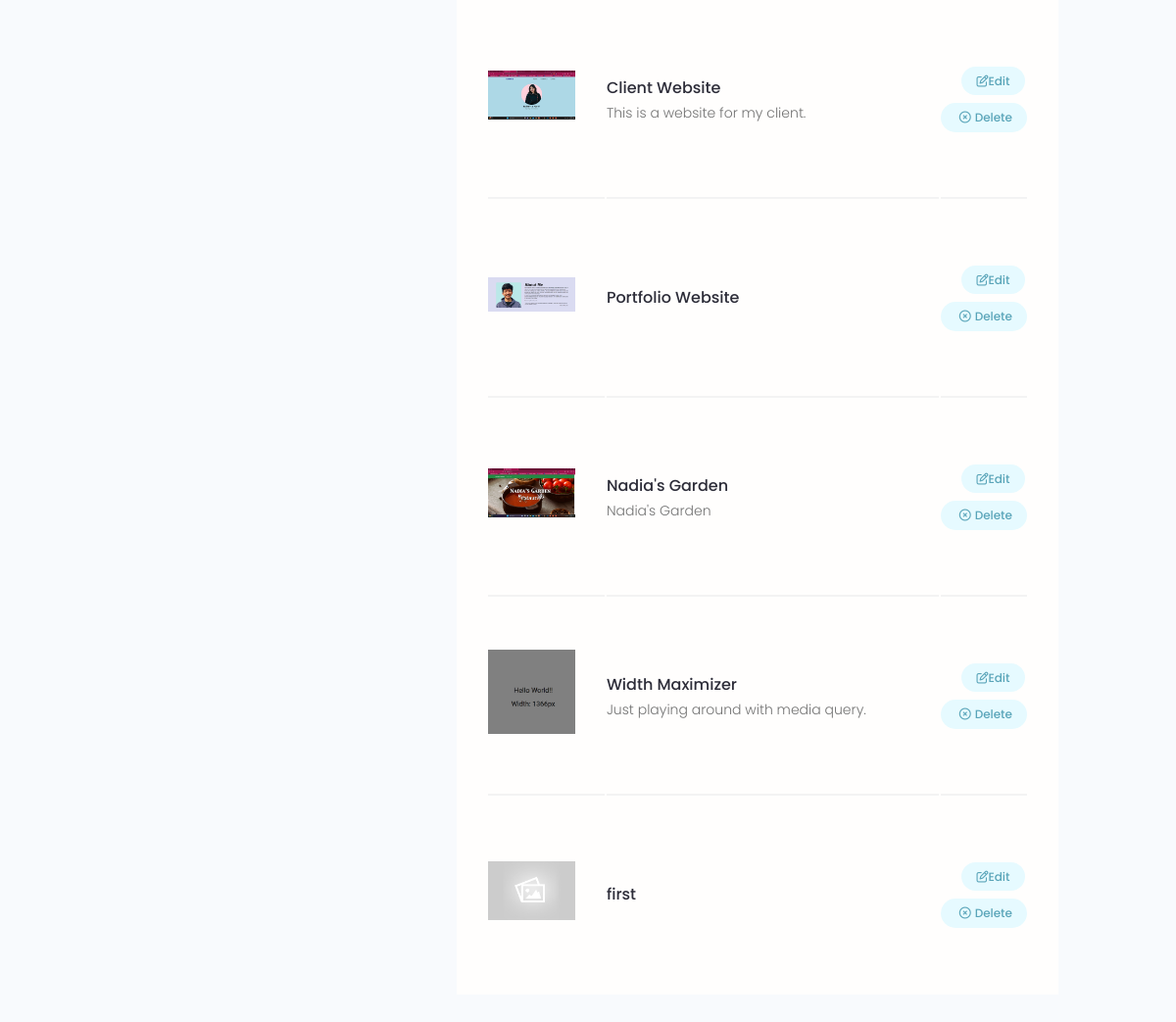
/account/ (signed in, lower part), run on an earlier commit of the app's database.
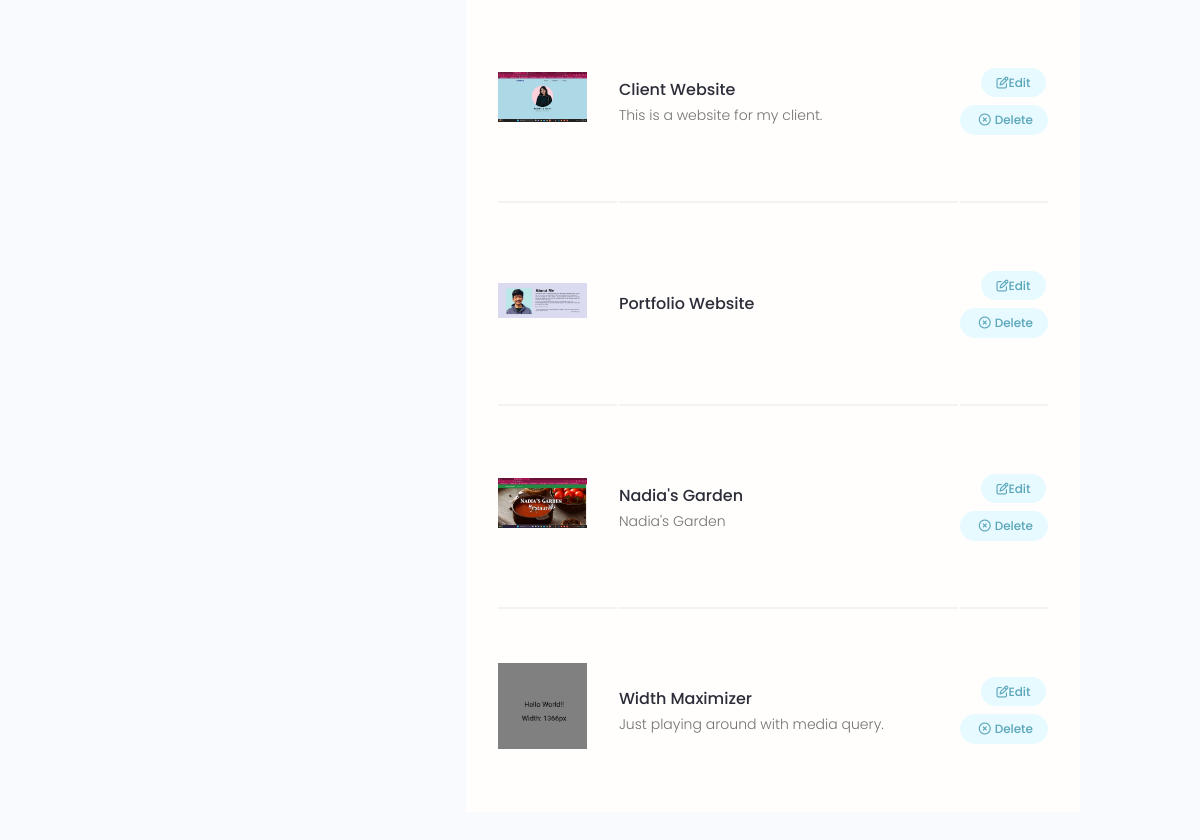
And on a later commit of the database.
### application/models.py (models this page shows, shortened)
class Project (models.Model):
    owner = models.ForeignKey(Profile, blank = True, null = True, on_delete = models.SET_NULL )  # Create the owner for the project and don't delete the project when the user id is deleted by any circumstances.
    title = models.CharField(max_length = 200)
    description = models.TextField(blank = True, null = True)
    project_image = models.ImageField(blank = True, null = True, default = "default.jpg") # to add images to the DB.
    demo_link = models.CharField(max_length=2000, blank = True, null = True)
    source_link = models.CharField(max_length = 2000, blank = True, null = True)
    tags = models.ManyToManyField('Tag', blank = True)  # it lets user select content of Tag table.
    vote_total = models.IntegerField(default = 0, null = True, blank = True)
    vote_ratio = models.IntegerField(default = 0, null = True, blank = True)
    created = models.DateTimeField(auto_now_add=True)
    id = models.UUIDField(default=uuid.uuid4, primary_key=True, unique=True, editable=False) # generate random unique id
    class Meta:
        ordering = ['-vote_ratio', '-vote_total', 'title']

### users/views.py (the view)
# urls.py: path('account/', views.userAccount, name = 'account'),
@login_required(login_url = 'login')
def userAccount(request):
    profile = request.user.profile
    skills = profile.skill_set.all()
    projects = profile.project_set.all()
    context = {
        'profile': profile,
        'skills': skills,
        'projects': projects
    }
    return render(request, 'users/account.html', context)

### template/users/account.html (shortened to what this page needs)
{% extends 'application/main.html' %}
{% block content %}
<main class="settingsPage profile my-md">
    <div class="container">
      <div class="layout">
        <div class="column column--1of3">
        </div>
        <div class="column column--2of3">
          <table class="settings__table">
            {% for project in projects %}
            <tr>
              <td class="settings__thumbnail">
                <a href="{% url 'project' project.id %}"><img src="{{project.project_image.url}}" alt="Project Thumbnail" /></a>
              </td>
              <td class="settings__tableInfo">
                <a href="{% url 'project' project.id %}">{{project.title}}</a>
                <p>{{project.description|slice:"150"}}</p>
              </td>
              <td class="settings__tableActions">
                <a class="tag tag--pill tag--main settings__btn" href="{% url 'update' project.id %}"><i class="fa-regular fa-pen-to-square"></i> Edit</a>
                <a class="tag tag--pill tag--main settings__btn"
                  href="{% url 'delete' project.id %}?next=/account"><i class="fa-regular fa-circle-xmark" style="padding: 4px;"></i>
                  Delete</a>
              </td>
            </tr>
            {% endfor %}
          </table>
        </div>
      </div>
    </div>
  </main>
  {% endblock %}

What changed in the data, as far as the page shows it:
removed Project: project_image (placeholder picture), title "first"
